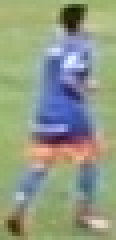
#> input picture 3_DetectionColor/entrada/saida1.jpg, 29 x 60 px (shown 4 times larger)
$ python show_colors.py
#> lines starting #> are read from the running program, lines starting #| are printed output that depends on the picture
"""
https://github.com/stephanj/basketballVideoAnalysis/tree/master/court-detection
https://dev.to/stephan007/the-journey-towards-creating-a-basketball-mini-map-73o

"""

import cv2
import numpy as np
import argparse
import ntpath
from os import walk
import matplotlib.pyplot as plt
from sklearn.cluster import KMeans
import csv

def find_histogram(clt):
    """
    create a histogram with k clusters
    :param: clt
    :return:hist
    """
    numLabels = np.arange(0, len(np.unique(clt.labels_)) + 1)
    (hist, _) = np.histogram(clt.labels_, bins=numLabels)

    hist = hist.astype("float")
    hist /= hist.sum()
    return hist

def plot_colors(hist, centroids, arrayColors, array_por_Colors):
    bar = np.zeros((50, 300, 3), dtype="uint8")
    startX = 0

    for (percent, color) in zip(hist, centroids):
        #print("Color %s" %color.astype("uint8").tolist())
        #print("Percentage %d%%" %int(percent*100))
        arrayColors.append(color.astype("uint8").tolist())
        array_por_Colors.append(int(percent*100))
        # plot the relative percentage of each cluster
        endX = startX + (percent * 300)
        cv2.rectangle(bar, (int(startX), 0), (int(endX), 50),
                      color.astype("uint8").tolist(), -1)
        startX = endX

    # return the bar chart
    return bar

def print_colors(hist, centroids):
    for (percent, color) in zip(hist, centroids):
        p = int(percent*100)
        print("%d%% Color %s" %(p, color))

def save_color_bar(bar):
    # [4 lines of commented-out code are left out]
    cv2.imwrite("./entrada/colobar.jpg", bar)

lower_blue = np.array([90, 50, 50])
upper_blue = np.array([130, 255, 255])

lower_orange = np.array([5, 50, 50])
upper_orange = np.array([20, 255, 255])

def detectionJogador(arrayColors, array_por_Colors):
    azul=0
    laranja=0
    for i in range(0,len(arrayColors)):
        cor = cv2.cvtColor(np.uint8([[arrayColors[i]]]), cv2.COLOR_RGB2HSV)
        #print(cor[0][0])
        #print('{0} >= {1} and {2} <= {3}' .format(cor[0][0][0], lower_blue[0], cor[0][0][0],upper_blue[0]))
        if (int(cor[0][0][0]) >= lower_blue[0] and int(cor[0][0][0]) <= upper_blue[0] and int(cor[0][0][1]) > 10):
            azul = 1  # tem azul
            posA = i
        if (int(cor[0][0][0]) >= lower_orange[0] and int(cor[0][0][0]) <= upper_orange[0] and int(cor[0][0][1]) > 10):
            laranja = 1  # tem laranja
            posL = i

    if (azul == 1 and laranja == 1):

        if (array_por_Colors[posA] > array_por_Colors[posL]):
            return 1  # azul
        if (array_por_Colors[posL] > array_por_Colors[posA]):
            return 2  # laranja

    elif (azul == 1 and laranja == 0):
        return 1  # azul
    elif (azul == 0 and laranja == 1):
        return 2  # laranja
    else:
        return 0  # nada


img = cv2.imread("./entrada/saida1.jpg")
#> img is the input picture: shape (60, 29, 3); mean B, G, R 133.3, 154.3, 145.1
img = cv2.cvtColor(img, cv2.COLOR_BGR2RGB)

img = img.reshape((img.shape[0] * img.shape[1],3)) #represent as row*column,channel number
#> img = 1740 rows, first 8: [165, 178, 122], [165, 178, 122], [163, 178, 119], [162, 177, 118], [163, 179, 117], [164, 180, 118], [162, 180, 120], [162, 180, 120]
clt = KMeans(n_clusters=3) #cluster number
clt.fit(img)

hist = find_histogram(clt)
print_colors(hist, clt.cluster_centers_)

arrayColors=[]
array_por_Colors=[]

bar = plot_colors(hist, clt.cluster_centers_, arrayColors,array_por_Colors)
#> after the loop in plot_colors, `for (percent, color) in zip(hist, centroids):`:
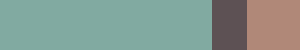
#> bar: shape (50, 300, 3); mean of channels 0, 1, 2 144.8, 153.6, 133.1; drawn as B, G, R

save_color_bar(bar)

print(arrayColors)
print(array_por_Colors)


saida = detectionJogador(arrayColors, array_por_Colors)
print(saida)
# [6 lines of commented-out code are left out]
